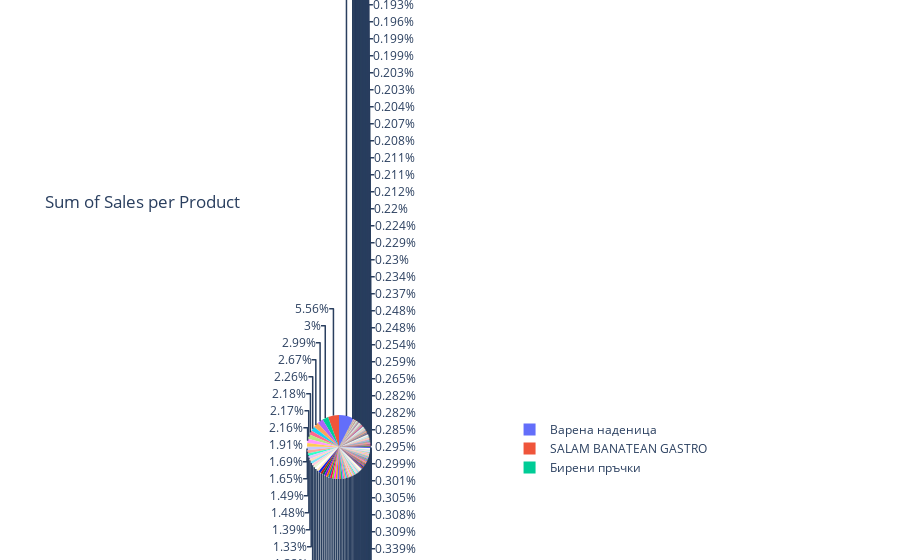
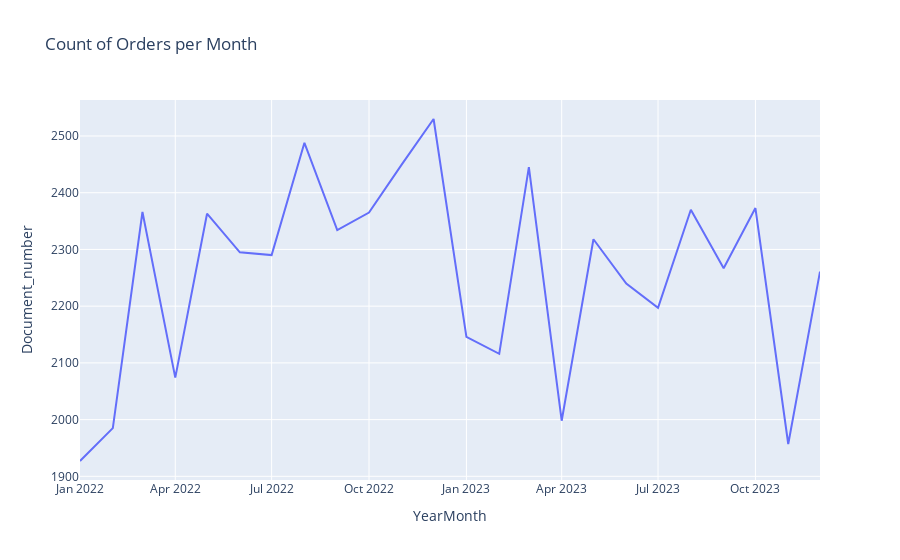
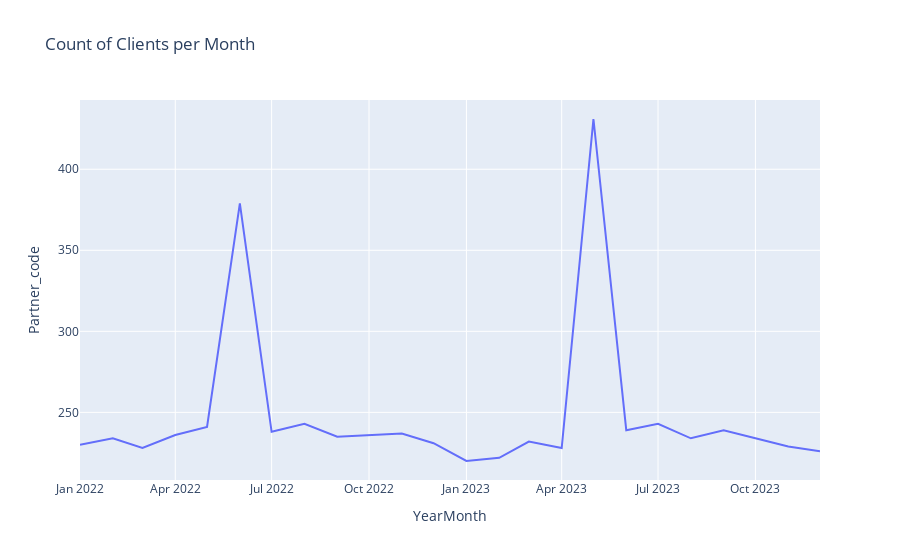
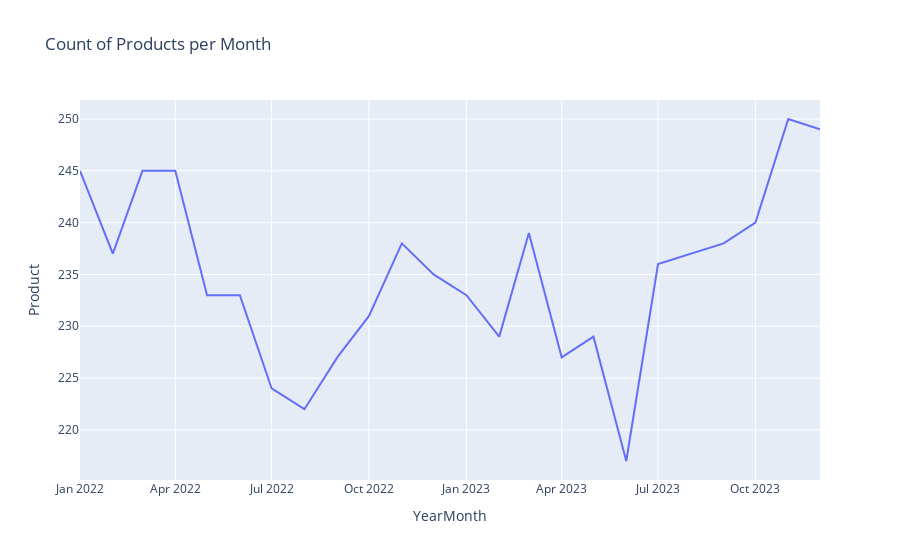

Here is the notebook cell these charts were saved with, in order:
### Code cell
import pandas as pd
import plotly.express as px
import plotly.graph_objects as go
import plotly.io as pio

# Ensure Order_date is a datetime column
data['Order_date'] = pd.to_datetime(data['Order_date'])

# Pie Chart for Sum of Sales per Product
sales_per_product = data.groupby('Product')['Sales'].sum().reset_index()
fig_pie = px.pie(sales_per_product, values='Sales', names='Product', title='Sum of Sales per Product')
fig_pie.show()

# Extract month and year from Order_date
data['YearMonth'] = data['Order_date'].dt.to_period('M')

# Line Chart for Count of Orders per Month
orders_per_month = data.groupby('YearMonth')['Document_number'].nunique().reset_index()
orders_per_month['YearMonth'] = orders_per_month['YearMonth'].dt.to_timestamp()
fig_orders = px.line(orders_per_month, x='YearMonth', y='Document_number', title='Count of Orders per Month')
fig_orders.show()

# Line Chart for Count of Clients per Month
clients_per_month = data.groupby('YearMonth')['Partner_code'].nunique().reset_index()
clients_per_month['YearMonth'] = clients_per_month['YearMonth'].dt.to_timestamp()
fig_clients = px.line(clients_per_month, x='YearMonth', y='Partner_code', title='Count of Clients per Month')
fig_clients.show()

# Line Chart for Count of Products per Month
products_per_month = data.groupby('YearMonth')['Product'].nunique().reset_index()
products_per_month['YearMonth'] = products_per_month['YearMonth'].dt.to_timestamp()
fig_products = px.line(products_per_month, x='YearMonth', y='Product', title='Count of Products per Month')
fig_products.show()

### Figure 1 — Plotly figure (JSON) as saved in the notebook; plotly's stock layout.template omitted (floating-point values rounded to 4 significant figures; data arrays with more than 128 entries replaced by an {"elided": "..."} marker saying what was removed)
{"data": [{"domain": {"x": [0, 1], "y": [0, 1]}, "hovertemplate": "Product=%{label}<br>Sales=%{value}<extra></extra>", "labels": {"elided": "345 str values"}, "legendgroup": "", "name": "", "showlegend": true, "type": "pie", "values": {"elided": "345 float values"}}], "layout": {"legend": {"tracegroupgap": 0}, "title": {"text": "Sum of Sales per Product"}}}

### Figure 2 — Plotly figure (JSON) as saved in the notebook; plotly's stock layout.template omitted (floating-point values rounded to 4 significant figures)
{"data": [{"hovertemplate": "YearMonth=%{x}<br>Document_number=%{y}<extra></extra>", "legendgroup": "", "line": {"color": "#636efa", "dash": "solid"}, "marker": {"symbol": "circle"}, "mode": "lines", "name": "", "orientation": "v", "showlegend": false, "type": "scatter", "x": ["2022-01-01T00:00:00", "2022-02-01T00:00:00", "2022-03-01T00:00:00", "2022-04-01T00:00:00", "2022-05-01T00:00:00", "2022-06-01T00:00:00", "2022-07-01T00:00:00", "2022-08-01T00:00:00", "2022-09-01T00:00:00", "2022-10-01T00:00:00", "2022-11-01T00:00:00", "2022-12-01T00:00:00", "2023-01-01T00:00:00", "2023-02-01T00:00:00", "2023-03-01T00:00:00", "2023-04-01T00:00:00", "2023-05-01T00:00:00", "2023-06-01T00:00:00", "2023-07-01T00:00:00", "2023-08-01T00:00:00", "2023-09-01T00:00:00", "2023-10-01T00:00:00", "2023-11-01T00:00:00", "2023-12-01T00:00:00"], "xaxis": "x", "y": [1927, 1985, 2366, 2074, 2363, 2295, 2290, 2488, 2334, 2365, 2450, 2530, 2146, 2116, 2445, 1998, 2318, 2240, 2197, 2370, 2267, 2373, 1957, 2261], "yaxis": "y"}], "layout": {"legend": {"tracegroupgap": 0}, "title": {"text": "Count of Orders per Month"}, "xaxis": {"anchor": "y", "domain": [0, 1], "title": {"text": "YearMonth"}}, "yaxis": {"anchor": "x", "domain": [0, 1], "title": {"text": "Document_number"}}}}

### Figure 3 — Plotly figure (JSON) as saved in the notebook; plotly's stock layout.template omitted (floating-point values rounded to 4 significant figures)
{"data": [{"hovertemplate": "YearMonth=%{x}<br>Partner_code=%{y}<extra></extra>", "legendgroup": "", "line": {"color": "#636efa", "dash": "solid"}, "marker": {"symbol": "circle"}, "mode": "lines", "name": "", "orientation": "v", "showlegend": false, "type": "scatter", "x": ["2022-01-01T00:00:00", "2022-02-01T00:00:00", "2022-03-01T00:00:00", "2022-04-01T00:00:00", "2022-05-01T00:00:00", "2022-06-01T00:00:00", "2022-07-01T00:00:00", "2022-08-01T00:00:00", "2022-09-01T00:00:00", "2022-10-01T00:00:00", "2022-11-01T00:00:00", "2022-12-01T00:00:00", "2023-01-01T00:00:00", "2023-02-01T00:00:00", "2023-03-01T00:00:00", "2023-04-01T00:00:00", "2023-05-01T00:00:00", "2023-06-01T00:00:00", "2023-07-01T00:00:00", "2023-08-01T00:00:00", "2023-09-01T00:00:00", "2023-10-01T00:00:00", "2023-11-01T00:00:00", "2023-12-01T00:00:00"], "xaxis": "x", "y": [230, 234, 228, 236, 241, 379, 238, 243, 235, 236, 237, 231, 220, 222, 232, 228, 431, 239, 243, 234, 239, 234, 229, 226], "yaxis": "y"}], "layout": {"legend": {"tracegroupgap": 0}, "title": {"text": "Count of Clients per Month"}, "xaxis": {"anchor": "y", "domain": [0, 1], "title": {"text": "YearMonth"}}, "yaxis": {"anchor": "x", "domain": [0, 1], "title": {"text": "Partner_code"}}}}

### Figure 4 — Plotly figure (JSON) as saved in the notebook; plotly's stock layout.template omitted (floating-point values rounded to 4 significant figures)
{"data": [{"hovertemplate": "YearMonth=%{x}<br>Product=%{y}<extra></extra>", "legendgroup": "", "line": {"color": "#636efa", "dash": "solid"}, "marker": {"symbol": "circle"}, "mode": "lines", "name": "", "orientation": "v", "showlegend": false, "type": "scatter", "x": ["2022-01-01T00:00:00", "2022-02-01T00:00:00", "2022-03-01T00:00:00", "2022-04-01T00:00:00", "2022-05-01T00:00:00", "2022-06-01T00:00:00", "2022-07-01T00:00:00", "2022-08-01T00:00:00", "2022-09-01T00:00:00", "2022-10-01T00:00:00", "2022-11-01T00:00:00", "2022-12-01T00:00:00", "2023-01-01T00:00:00", "2023-02-01T00:00:00", "2023-03-01T00:00:00", "2023-04-01T00:00:00", "2023-05-01T00:00:00", "2023-06-01T00:00:00", "2023-07-01T00:00:00", "2023-08-01T00:00:00", "2023-09-01T00:00:00", "2023-10-01T00:00:00", "2023-11-01T00:00:00", "2023-12-01T00:00:00"], "xaxis": "x", "y": [245, 237, 245, 245, 233, 233, 224, 222, 227, 231, 238, 235, 233, 229, 239, 227, 229, 217, 236, 237, 238, 240, 250, 249], "yaxis": "y"}], "layout": {"legend": {"tracegroupgap": 0}, "title": {"text": "Count of Products per Month"}, "xaxis": {"anchor": "y", "domain": [0, 1], "title": {"text": "YearMonth"}}, "yaxis": {"anchor": "x", "domain": [0, 1], "title": {"text": "Product"}}}}
